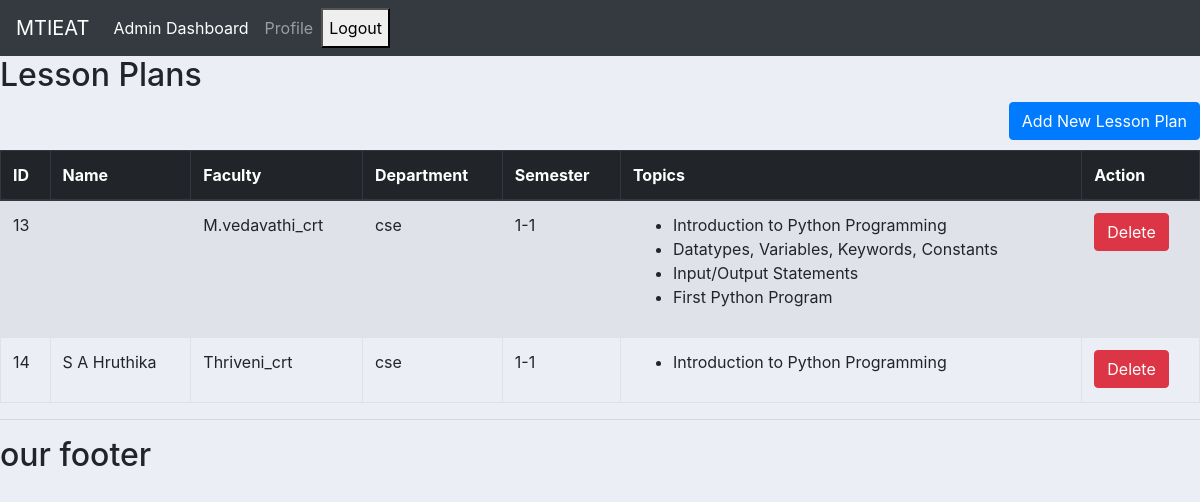
Screenshot of /report/lesson-plans/ with the database file from the repository.
### report/models.py (models this page shows, shortened)
class LessonPlan(models.Model):
    id = models.AutoField(primary_key=True)
    name = models.CharField(max_length=255)
    faculty = models.ForeignKey(UserModel, related_name='courses',on_delete=models.DO_NOTHING,null=True,blank=True)
    dept = models.CharField(max_length=20, choices=[
        ('civil', 'Civil'), ('mech', 'Mechanical'), ('eee', 'EEE'),
        ('ece', 'ECE'), ('cse', 'CSE'), ('ai_ds', 'AI&DS'),
        ('ds', 'DS'), ('crt', 'CRT'), ('hns', 'H&S')
    ])
    sem = models.CharField(max_length=20, choices=[
        ('1-1', 'I-I'), ('1-2', 'I-II'), ('2-1', 'II-I'),
        ('2-2', 'II-II'), ('3-1', 'III-I'), ('3-2', 'III-II'),
        ('4-1', 'IV-I'), ('4-2', 'IV-II')
    ])
    topic_ids = models.ManyToManyField(Topic, related_name='courses')

class UserModel(models.Model):
    uname=models.CharField(default='xyz',max_length=100)
    email = models.EmailField(primary_key=True)
    password = models.CharField(max_length=25)
    user_type = models.CharField(max_length=20, choices=[
        ('admin', 'Admin'), ('faculty', 'Faculty')
    ])
    contact = models.CharField(max_length=20)
    dept = models.CharField(max_length=20, choices=[
        ('civil', 'Civil'), ('mech', 'Mechanical'), ('eee', 'EEE'),
        ('ece', 'ECE'), ('cse', 'CSE'), ('ai_ds', 'AI&DS'),
        ('ds', 'DS'), ('crt', 'CRT'), ('hns', 'H&S')
    ])
    def __str__(self):
        return self.uname+"_"+self.dept

class Topic(models.Model):
    topic_id = models.AutoField(primary_key=True)
    topic_name = models.CharField(max_length=100)
    faculty = models.ForeignKey(UserModel,on_delete=models.DO_NOTHING,null=True,blank=True)
    dept = models.CharField(max_length=20, choices=[
        ('civil', 'Civil'), ('mech', 'Mechanical'), ('eee', 'EEE'),
        ('ece', 'ECE'), ('cse', 'CSE'), ('ai_ds', 'AI&DS'),
        ('ds', 'DS'), ('crt', 'CRT'), ('hns', 'H&S')
    ])
    sem = models.CharField(max_length=20, choices=[
        ('1-1', 'I-I'), ('1-2', 'I-II'), ('2-1', 'II-I'),
        ('2-2', 'II-II'), ('3-1', 'III-I'), ('3-2', 'III-II'),
        ('4-1', 'IV-I'), ('4-2', 'IV-II')
    ])
    target_date = models.DateField(null=True, blank=True)
    status = models.CharField(max_length=10, choices=[('co', 'CO'), ('ns', 'NS')], default='ns')
    remarks = models.TextField(null=True, blank=True)

### report/views.py (the view)
# urls.py: path('lesson-plans/', views.lesson_plan_list, name='lesson_plan_list'),
def lesson_plan_list(request):
    lesson_plans = LessonPlan.objects.all()
    lesson_plan_form = LessonPlanForm(request.POST or None)
    context={
        'lesson_plans':lesson_plans,
        'lesson_plan_form':lesson_plan_form,
    }
    return render(request, 'report/lesson_plan_list.html', context)

### report/templates/report/lesson_plan_list.html (shortened to what this page needs)
{% extends 'report/main.html' %}
{% block content %}
    {% include 'report/admin_navbar.html' %}
    <h2>Lesson Plans</h2>
    <button id="addTopicButton" class="btn btn-primary float-right">Add New Lesson Plan</button>
    <br>
    <br>
    <table id="lessonPlanTable" class="table table-bordered table-striped">
        <thead class="thead-dark">
        <tr>
            <th>ID</th>
            <th>Name</th>
            <th>Faculty</th>
            <th>Department</th>
            <th>Semester</th>
            <th>Topics</th>
            <th>Action</th>
        </tr>
        </thead>
        <tbody>
        {% for lesson_plan in lesson_plans %}
            <tr>
                <td>{{ lesson_plan.id }}</td>
                <td>{{ lesson_plan.name }}</td>
                <td>{{ lesson_plan.faculty }}</td>
                <td>{{ lesson_plan.dept }}</td>
                <td>{{ lesson_plan.sem }}</td>
                <td>
                    <ul>
                        {% for topic in lesson_plan.topic_ids.all %}
                            <li>
                                {{ topic.topic_name }}
                            </li>
                        {% endfor %}
                    </ul>
                </td>
                <td>
                    <a href="{% url 'delete_lesson_plan' lesson_plan.id %}"
                       class="btn btn-danger"
                       onclick="return confirm('Are you sure you want to delete this lesson plan?')">Delete</a>
        {% endfor %}
        </tbody>
    </table>
{% endblock %}

### report/static/css/main.css (style rules this page uses)
body { background-color: #ebeff5; }

### rows the page displays
LessonPlan: id "13", faculty "M.vedavathi_crt", dept "cse", sem "1-1"
Topic: topic_name "Introduction to Python Programming"
Topic: topic_name "Datatypes, Variables, Keywords, Constants"
Topic: topic_name "Input/Output Statements"
Topic: topic_name "First Python Program"
LessonPlan: id "14", name "S A Hruthika", faculty "Thriveni_crt", dept "cse", sem "1-1"
Topic: topic_name "Introduction to Python Programming"
